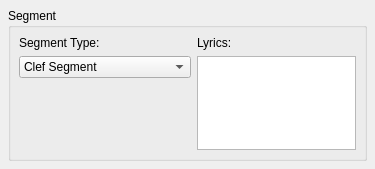
<?xml version="1.0" encoding="UTF-8"?>
<ui version="4.0">
 <class>SegmentBase</class>
 <widget class="QWidget" name="SegmentBase">
  <property name="geometry">
   <rect>
    <x>0</x>
    <y>0</y>
    <width>375</width>
    <height>169</height>
   </rect>
  </property>
  <property name="windowTitle">
   <string>Form</string>
  </property>
  <layout class="QVBoxLayout">
   <property name="spacing">
    <number>6</number>
   </property>
   <property name="margin">
    <number>8</number>
   </property>
   <item>
    <widget class="QGroupBox" name="groupBox">
     <property name="title">
      <string>Segment</string>
     </property>
     <property name="flat">
      <bool>true</bool>
     </property>
     <layout class="QGridLayout">
      <property name="margin">
       <number>8</number>
      </property>
      <property name="spacing">
       <number>6</number>
      </property>
      <item row="2" column="0">
       <spacer>
        <property name="orientation">
         <enum>Qt::Vertical</enum>
        </property>
        <property name="sizeHint" stdset="0">
         <size>
          <width>20</width>
          <height>131</height>
         </size>
        </property>
       </spacer>
      </item>
      <item row="1" column="0">
       <widget class="QComboBox" name="segmentType">
        <property name="sizePolicy">
         <sizepolicy hsizetype="Minimum" vsizetype="Fixed">
          <horstretch>0</horstretch>
          <verstretch>0</verstretch>
         </sizepolicy>
        </property>
        <property name="sizeAdjustPolicy">
         <enum>QComboBox::AdjustToContents</enum>
        </property>
        <item>
         <property name="text">
          <string>Clef Segment</string>
         </property>
        </item>
        <item>
         <property name="text">
          <string>Key Signature</string>
         </property>
        </item>
        <item>
         <property name="text">
          <string>Time Signature</string>
         </property>
        </item>
        <item>
         <property name="text">
          <string>Begin Repeat</string>
         </property>
        </item>
        <item>
         <property name="text">
          <string>Chord/Rest</string>
         </property>
        </item>
        <item>
         <property name="text">
          <string>Breath Segment</string>
         </property>
        </item>
        <item>
         <property name="text">
          <string>End Bar Line</string>
         </property>
        </item>
        <item>
         <property name="text">
          <string>Time Signature Announce</string>
         </property>
        </item>
       </widget>
      </item>
      <item row="1" column="1" rowspan="2">
       <widget class="QListWidget" name="lyrics"/>
      </item>
      <item row="0" column="1">
       <widget class="QLabel" name="label_2">
        <property name="text">
         <string>Lyrics:</string>
        </property>
        <property name="textFormat">
         <enum>Qt::PlainText</enum>
        </property>
       </widget>
      </item>
      <item row="0" column="0">
       <widget class="QLabel" name="label">
        <property name="text">
         <string>Segment Type:</string>
        </property>
        <property name="textFormat">
         <enum>Qt::PlainText</enum>
        </property>
       </widget>
      </item>
     </layout>
    </widget>
   </item>
  </layout>
 </widget>
 <resources/>
 <connections/>
</ui>
